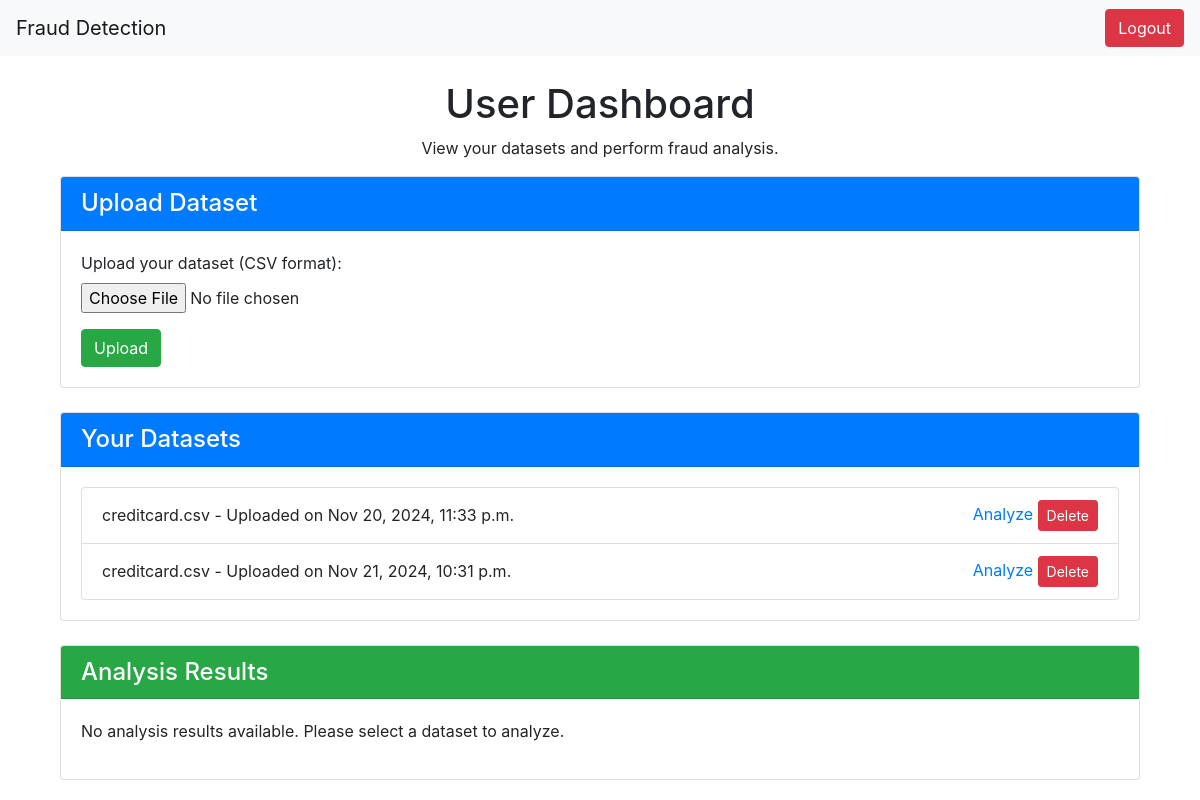
/user_dashboard/ (signed in), run on an earlier commit of the app's database.
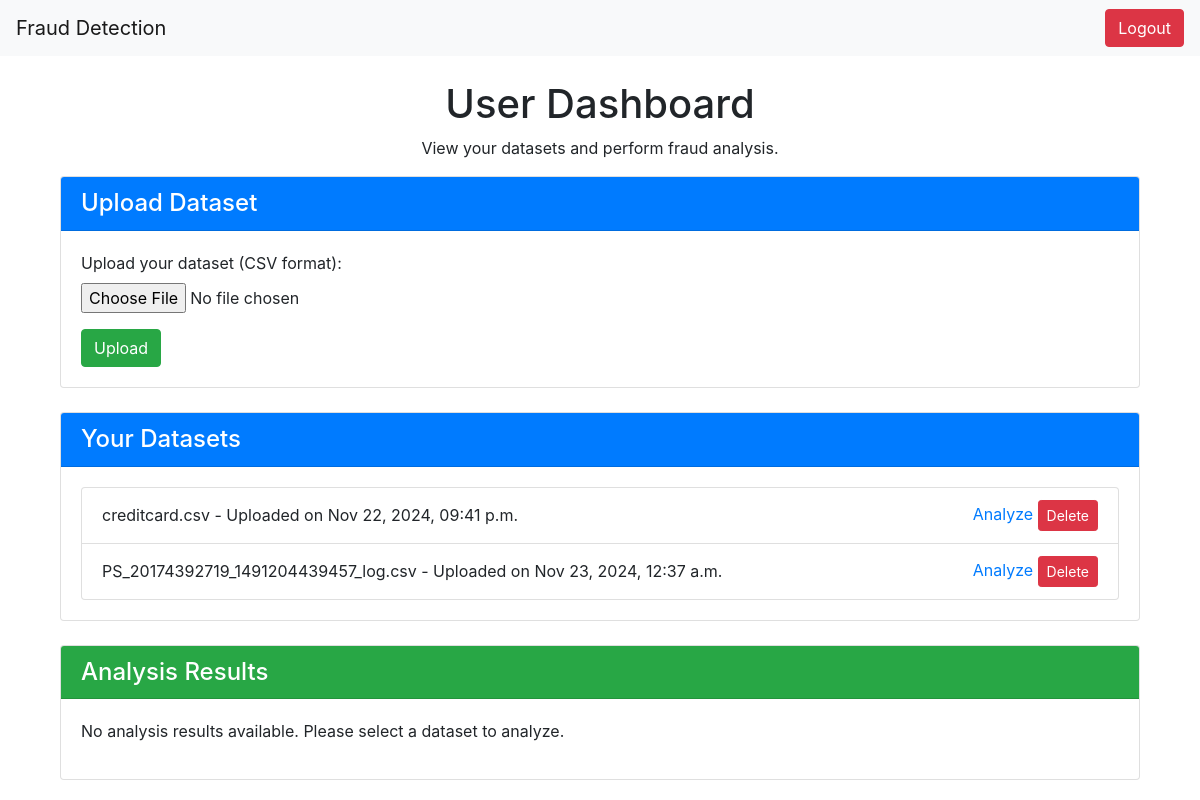
And on a later commit of the database.
### detection/models.py (models this page shows, shortened)
class Dataset(models.Model):
    name = models.CharField(max_length=255)
    file = models.FileField(upload_to='datasets/')
    uploaded_at = models.DateTimeField(auto_now_add=True)
    uploaded_by = models.ForeignKey(User, on_delete=models.CASCADE)

### detection/views.py (the view, shortened to what this page needs)
# urls.py: path('user_dashboard/', views.user_dashboard_view, name='user_dashboard'),  # User dashboard
@login_required
def user_dashboard_view(request):
    datasets = Dataset.objects.filter(uploaded_by=request.user)  # Fetch user-specific datasets
    analysis_results = None
    scatter_url = None
    return render(request, 'user_dashboard.html', {
        'datasets': datasets,
        'analysis_results': analysis_results,
        'scatter_url': scatter_url,
    })

### detection/templates/user_dashboard.html (shortened to what this page needs)
{% extends 'base.html' %}
{% block content %}
<div class="container mt-4">
    <h1 class="text-center">User Dashboard</h1>
    <p class="text-center">View your datasets and perform fraud analysis.</p>
    <div class="card mb-4">
        <div class="card-header bg-primary text-white">
            <h4 class="mb-0">Upload Dataset</h4>
        </div>
        <div class="card-body">
            <form method="post" enctype="multipart/form-data">
                <div class="form-group">
                    <label for="file">Upload your dataset (CSV format):</label>
                    <input type="file" name="file" class="form-control-file" required>
                </div>
                <button type="submit" class="btn btn-success">Upload</button>
            </form>
        </div>
    </div>
<div class="card mb-4">
    <div class="card-header bg-primary text-white">
        <h4 class="mb-0">Your Datasets</h4>
    </div>
    <div class="card-body">
        {% if datasets %}
            <ul class="list-group">
                {% for dataset in datasets %}
                    <li class="list-group-item d-flex justify-content-between align-items-center">
                        {{ dataset.name }} - Uploaded on {{ dataset.uploaded_at|date:"M d, Y, h:i a" }}
                        <div>
                            <a href="{% url 'fraud_detection' dataset_id=dataset.id %}">Analyze</a>
                            <form method="post" action="{% url 'delete_dataset' dataset.id %}" class="d-inline">
                                <button type="submit" class="btn btn-danger btn-sm">Delete</button>
                            </form>
                        </div>
                    </li>
                {% endfor %}
            </ul>
        {% else %}
            <p>No datasets available. Please upload a dataset to analyze.</p>
        {% endif %}
    </div>
</div>
    <div class="card mb-4">
        <div class="card-header bg-success text-white">
            <h4 class="mb-0">Analysis Results</h4>
        </div>
        <div class="card-body">
            {% if analysis_results %}
                <table class="table table-bordered">
                    <thead>
                        <tr>
                            <th>Metric</th>
                            <th>Value</th>
                        </tr>
                    </thead>
                    <tbody>
                        <tr><td>Data Shape</td><td>{{ analysis_results.data_shape }}</td></tr>
                        <tr><td>Null Values</td><td>{{ analysis_results.null_values }}</td></tr>
                        <tr><td>Unique Target Values</td><td>{{ analysis_results.unique_target_values }}</td></tr>
                        <tr><td>Percentage Non-Fraudulent</td><td>{{ analysis_results.percentage_non_fraudulent }}</td></tr>
                        <tr><td>Percentage Fraudulent</td><td>{{ analysis_results.percentage_fraudulent }}</td></tr>
                        <tr><td>Total Fraudulent Transactions</td><td>{{ analysis_results.total_fraud_transactions }}</td></tr>
                        <tr><td>Total Normal Transactions</td><td>{{ analysis_results.total_normal_transactions }}</td></tr>
                    </tbody>
                </table>
                <h4>Scatter Plot</h4>
                <img class="img-fluid" alt="Scatter Plot">
            {% else %}
                <p>No analysis results available. Please select a dataset to analyze.</p>
            {% endif %}
        </div>
    </div>
</div>
{% endblock %}

What changed in the data, as far as the page shows it:
removed Dataset: name "creditcard.csv", uploaded_at "Nov 20, 2024, 11:33 p.m."
removed Dataset: name "creditcard.csv", uploaded_at "Nov 21, 2024, 10:31 p.m."
added Dataset: name "creditcard.csv", uploaded_at "Nov 22, 2024, 09:41 p.m."
added Dataset: name "PS_20174392719_1491204439457_log.csv", uploaded_at "Nov 23, 2024, 12:37 a.m."
